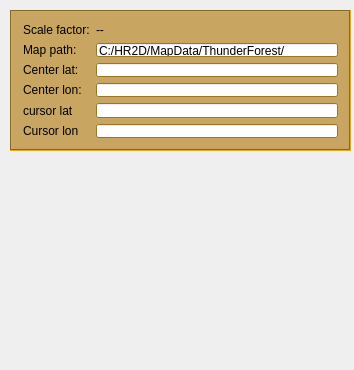
<?xml version="1.0" encoding="UTF-8"?>
<ui version="4.0">
 <class>MainWindow</class>
 <widget class="QMainWindow" name="MainWindow">
  <property name="geometry">
   <rect>
    <x>0</x>
    <y>0</y>
    <width>354</width>
    <height>370</height>
   </rect>
  </property>
  <property name="windowTitle">
   <string>MapViewer</string>
  </property>
  <widget class="QWidget" name="centralWidget">
   <widget class="QFrame" name="frame">
    <property name="geometry">
     <rect>
      <x>10</x>
      <y>10</y>
      <width>341</width>
      <height>141</height>
     </rect>
    </property>
    <property name="palette">
     <palette>
      <active>
       <colorrole role="WindowText">
        <brush brushstyle="SolidPattern">
         <color alpha="255">
          <red>0</red>
          <green>0</green>
          <blue>0</blue>
         </color>
        </brush>
       </colorrole>
       <colorrole role="Button">
        <brush brushstyle="SolidPattern">
         <color alpha="150">
          <red>173</red>
          <green>115</green>
          <blue>0</blue>
         </color>
        </brush>
       </colorrole>
       <colorrole role="Light">
        <brush brushstyle="SolidPattern">
         <color alpha="150">
          <red>255</red>
          <green>171</green>
          <blue>4</blue>
         </color>
        </brush>
       </colorrole>
       <colorrole role="Midlight">
        <brush brushstyle="SolidPattern">
         <color alpha="150">
          <red>214</red>
          <green>143</green>
          <blue>2</blue>
         </color>
        </brush>
       </colorrole>
       <colorrole role="Dark">
        <brush brushstyle="SolidPattern">
         <color alpha="150">
          <red>86</red>
          <green>57</green>
          <blue>0</blue>
         </color>
        </brush>
       </colorrole>
       <colorrole role="Mid">
        <brush brushstyle="SolidPattern">
         <color alpha="150">
          <red>115</red>
          <green>76</green>
          <blue>0</blue>
         </color>
        </brush>
       </colorrole>
       <colorrole role="Text">
        <brush brushstyle="SolidPattern">
         <color alpha="255">
          <red>0</red>
          <green>0</green>
          <blue>0</blue>
         </color>
        </brush>
       </colorrole>
       <colorrole role="BrightText">
        <brush brushstyle="SolidPattern">
         <color alpha="255">
          <red>255</red>
          <green>255</green>
          <blue>255</blue>
         </color>
        </brush>
       </colorrole>
       <colorrole role="ButtonText">
        <brush brushstyle="SolidPattern">
         <color alpha="255">
          <red>0</red>
          <green>0</green>
          <blue>0</blue>
         </color>
        </brush>
       </colorrole>
       <colorrole role="Base">
        <brush brushstyle="SolidPattern">
         <color alpha="255">
          <red>255</red>
          <green>255</green>
          <blue>255</blue>
         </color>
        </brush>
       </colorrole>
       <colorrole role="Window">
        <brush brushstyle="SolidPattern">
         <color alpha="150">
          <red>173</red>
          <green>115</green>
          <blue>0</blue>
         </color>
        </brush>
       </colorrole>
       <colorrole role="Shadow">
        <brush brushstyle="SolidPattern">
         <color alpha="255">
          <red>0</red>
          <green>0</green>
          <blue>0</blue>
         </color>
        </brush>
       </colorrole>
       <colorrole role="AlternateBase">
        <brush brushstyle="SolidPattern">
         <color alpha="202">
          <red>214</red>
          <green>185</green>
          <blue>127</blue>
         </color>
        </brush>
       </colorrole>
       <colorrole role="ToolTipBase">
        <brush brushstyle="SolidPattern">
         <color alpha="255">
          <red>255</red>
          <green>255</green>
          <blue>220</blue>
         </color>
        </brush>
       </colorrole>
       <colorrole role="ToolTipText">
        <brush brushstyle="SolidPattern">
         <color alpha="255">
          <red>0</red>
          <green>0</green>
          <blue>0</blue>
         </color>
        </brush>
       </colorrole>
      </active>
      <inactive>
       <colorrole role="WindowText">
        <brush brushstyle="SolidPattern">
         <color alpha="255">
          <red>0</red>
          <green>0</green>
          <blue>0</blue>
         </color>
        </brush>
       </colorrole>
       <colorrole role="Button">
        <brush brushstyle="SolidPattern">
         <color alpha="150">
          <red>173</red>
          <green>115</green>
          <blue>0</blue>
         </color>
        </brush>
       </colorrole>
       <colorrole role="Light">
        <brush brushstyle="SolidPattern">
         <color alpha="150">
          <red>255</red>
          <green>171</green>
          <blue>4</blue>
         </color>
        </brush>
       </colorrole>
       <colorrole role="Midlight">
        <brush brushstyle="SolidPattern">
         <color alpha="150">
          <red>214</red>
          <green>143</green>
          <blue>2</blue>
         </color>
        </brush>
       </colorrole>
       <colorrole role="Dark">
        <brush brushstyle="SolidPattern">
         <color alpha="150">
          <red>86</red>
          <green>57</green>
          <blue>0</blue>
         </color>
        </brush>
       </colorrole>
       <colorrole role="Mid">
        <brush brushstyle="SolidPattern">
         <color alpha="150">
          <red>115</red>
          <green>76</green>
          <blue>0</blue>
         </color>
        </brush>
       </colorrole>
       <colorrole role="Text">
        <brush brushstyle="SolidPattern">
         <color alpha="255">
          <red>0</red>
          <green>0</green>
          <blue>0</blue>
         </color>
        </brush>
       </colorrole>
       <colorrole role="BrightText">
        <brush brushstyle="SolidPattern">
         <color alpha="255">
          <red>255</red>
          <green>255</green>
          <blue>255</blue>
         </color>
        </brush>
       </colorrole>
       <colorrole role="ButtonText">
        <brush brushstyle="SolidPattern">
         <color alpha="255">
          <red>0</red>
          <green>0</green>
          <blue>0</blue>
         </color>
        </brush>
       </colorrole>
       <colorrole role="Base">
        <brush brushstyle="SolidPattern">
         <color alpha="255">
          <red>255</red>
          <green>255</green>
          <blue>255</blue>
         </color>
        </brush>
       </colorrole>
       <colorrole role="Window">
        <brush brushstyle="SolidPattern">
         <color alpha="150">
          <red>173</red>
          <green>115</green>
          <blue>0</blue>
         </color>
        </brush>
       </colorrole>
       <colorrole role="Shadow">
        <brush brushstyle="SolidPattern">
         <color alpha="255">
          <red>0</red>
          <green>0</green>
          <blue>0</blue>
         </color>
        </brush>
       </colorrole>
       <colorrole role="AlternateBase">
        <brush brushstyle="SolidPattern">
         <color alpha="202">
          <red>214</red>
          <green>185</green>
          <blue>127</blue>
         </color>
        </brush>
       </colorrole>
       <colorrole role="ToolTipBase">
        <brush brushstyle="SolidPattern">
         <color alpha="255">
          <red>255</red>
          <green>255</green>
          <blue>220</blue>
         </color>
        </brush>
       </colorrole>
       <colorrole role="ToolTipText">
        <brush brushstyle="SolidPattern">
         <color alpha="255">
          <red>0</red>
          <green>0</green>
          <blue>0</blue>
         </color>
        </brush>
       </colorrole>
      </inactive>
      <disabled>
       <colorrole role="WindowText">
        <brush brushstyle="SolidPattern">
         <color alpha="150">
          <red>86</red>
          <green>57</green>
          <blue>0</blue>
         </color>
        </brush>
       </colorrole>
       <colorrole role="Button">
        <brush brushstyle="SolidPattern">
         <color alpha="150">
          <red>173</red>
          <green>115</green>
          <blue>0</blue>
         </color>
        </brush>
       </colorrole>
       <colorrole role="Light">
        <brush brushstyle="SolidPattern">
         <color alpha="150">
          <red>255</red>
          <green>171</green>
          <blue>4</blue>
         </color>
        </brush>
       </colorrole>
       <colorrole role="Midlight">
        <brush brushstyle="SolidPattern">
         <color alpha="150">
          <red>214</red>
          <green>143</green>
          <blue>2</blue>
         </color>
        </brush>
       </colorrole>
       <colorrole role="Dark">
        <brush brushstyle="SolidPattern">
         <color alpha="150">
          <red>86</red>
          <green>57</green>
          <blue>0</blue>
         </color>
        </brush>
       </colorrole>
       <colorrole role="Mid">
        <brush brushstyle="SolidPattern">
         <color alpha="150">
          <red>115</red>
          <green>76</green>
          <blue>0</blue>
         </color>
        </brush>
       </colorrole>
       <colorrole role="Text">
        <brush brushstyle="SolidPattern">
         <color alpha="150">
          <red>86</red>
          <green>57</green>
          <blue>0</blue>
         </color>
        </brush>
       </colorrole>
       <colorrole role="BrightText">
        <brush brushstyle="SolidPattern">
         <color alpha="255">
          <red>255</red>
          <green>255</green>
          <blue>255</blue>
         </color>
        </brush>
       </colorrole>
       <colorrole role="ButtonText">
        <brush brushstyle="SolidPattern">
         <color alpha="150">
          <red>86</red>
          <green>57</green>
          <blue>0</blue>
         </color>
        </brush>
       </colorrole>
       <colorrole role="Base">
        <brush brushstyle="SolidPattern">
         <color alpha="150">
          <red>173</red>
          <green>115</green>
          <blue>0</blue>
         </color>
        </brush>
       </colorrole>
       <colorrole role="Window">
        <brush brushstyle="SolidPattern">
         <color alpha="150">
          <red>173</red>
          <green>115</green>
          <blue>0</blue>
         </color>
        </brush>
       </colorrole>
       <colorrole role="Shadow">
        <brush brushstyle="SolidPattern">
         <color alpha="255">
          <red>0</red>
          <green>0</green>
          <blue>0</blue>
         </color>
        </brush>
       </colorrole>
       <colorrole role="AlternateBase">
        <brush brushstyle="SolidPattern">
         <color alpha="150">
          <red>173</red>
          <green>115</green>
          <blue>0</blue>
         </color>
        </brush>
       </colorrole>
       <colorrole role="ToolTipBase">
        <brush brushstyle="SolidPattern">
         <color alpha="255">
          <red>255</red>
          <green>255</green>
          <blue>220</blue>
         </color>
        </brush>
       </colorrole>
       <colorrole role="ToolTipText">
        <brush brushstyle="SolidPattern">
         <color alpha="255">
          <red>0</red>
          <green>0</green>
          <blue>0</blue>
         </color>
        </brush>
       </colorrole>
      </disabled>
     </palette>
    </property>
    <property name="autoFillBackground">
     <bool>true</bool>
    </property>
    <property name="frameShape">
     <enum>QFrame::Box</enum>
    </property>
    <property name="frameShadow">
     <enum>QFrame::Sunken</enum>
    </property>
    <layout class="QFormLayout" name="formLayout">
     <item row="0" column="0">
      <widget class="QLabel" name="label">
       <property name="text">
        <string>Scale factor:</string>
       </property>
      </widget>
     </item>
     <item row="1" column="0">
      <widget class="QLabel" name="label_2">
       <property name="text">
        <string>Map path:</string>
       </property>
      </widget>
     </item>
     <item row="1" column="1">
      <widget class="QLineEdit" name="lineEdit">
       <property name="text">
        <string>C:/HR2D/MapData/ThunderForest/</string>
       </property>
      </widget>
     </item>
     <item row="0" column="1">
      <widget class="QLabel" name="label_scale">
       <property name="text">
        <string>--</string>
       </property>
      </widget>
     </item>
     <item row="2" column="0">
      <widget class="QLabel" name="label_3">
       <property name="text">
        <string>Center lat:</string>
       </property>
      </widget>
     </item>
     <item row="3" column="0">
      <widget class="QLabel" name="label_4">
       <property name="text">
        <string>Center lon:</string>
       </property>
      </widget>
     </item>
     <item row="2" column="1">
      <widget class="QLineEdit" name="lineEdit_lat">
       <property name="text">
        <string/>
       </property>
      </widget>
     </item>
     <item row="3" column="1">
      <widget class="QLineEdit" name="lineEdit_lon">
       <property name="text">
        <string/>
       </property>
      </widget>
     </item>
     <item row="4" column="0">
      <widget class="QLabel" name="label_5">
       <property name="text">
        <string>cursor lat</string>
       </property>
      </widget>
     </item>
     <item row="5" column="0">
      <widget class="QLabel" name="label_6">
       <property name="text">
        <string>Cursor lon</string>
       </property>
      </widget>
     </item>
     <item row="4" column="1">
      <widget class="QLineEdit" name="lineEdit_cursor_lat">
       <property name="text">
        <string/>
       </property>
      </widget>
     </item>
     <item row="5" column="1">
      <widget class="QLineEdit" name="lineEdit_cursor_lon">
       <property name="text">
        <string/>
       </property>
      </widget>
     </item>
    </layout>
   </widget>
  </widget>
 </widget>
 <layoutdefault spacing="6" margin="11"/>
 <resources/>
 <connections/>
</ui>
